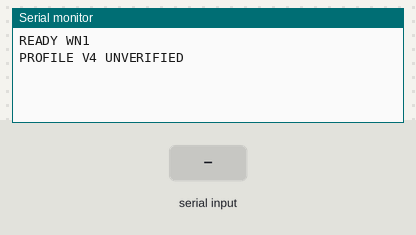
Recording of a sketch running on a simulated Arduino Uno, built with avr-gcc and run on an emulated ATmega328P. Shown: the last lines printed to the serial monitor. The inputs (shaded band) are chosen by the test bench.

Above: at 1.2 s.
1.3 s: "S,1\n" received over Serial
At 2.5 s:
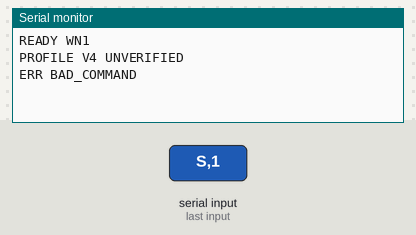
2.8 s: "S\n" received over Serial
At 3.8 s:
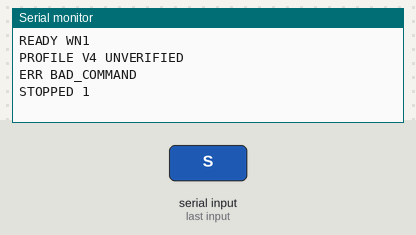
4.3 s: "E\n" received over Serial
At 4.9 s:
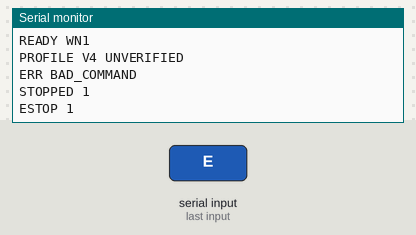

Measured:
- after the input at 1.3 s, the serial monitor: prints a new line at once (image 1)
- after the input at 2.8 s, the serial monitor: prints a new line at once (image 2)
- after the input at 4.3 s, the serial monitor: prints a new line at once (image 3)

The sketch:

rover_bridge.ino
```cpp
/* W.A.R.M wheels WN1 bridge -- Arduino Uno, no external libraries.
 * DEMONSTRATION ONLY. Verify your exact motor board before selecting a profile.
 * A software stop removes drive; it is not a mechanical brake or safety relay.
 */
#include <Arduino.h>
#include <stdlib.h>
#include <string.h>
#include <errno.h>

#define PROFILE_DISABLED 0
#define PROFILE_ELEGOO_V4 1
#define PROFILE_L298N_CUSTOM 2

// User-confirmed V4 kit. Keep verification OFF until raised-wheel checks.
// Set HARDWARE_VERIFIED to 1 only after reading docs/hardware.md.
#ifndef MOTOR_PROFILE
#define MOTOR_PROFILE PROFILE_ELEGOO_V4
#endif
#ifndef HARDWARE_VERIFIED
#define HARDWARE_VERIFIED 0
#endif

// For a custom L298N only: replace -1 with your VERIFIED wiring.
#ifndef L298_LEFT_PWM
#define L298_LEFT_PWM -1
#endif
#ifndef L298_LEFT_IN1
#define L298_LEFT_IN1 -1
#endif
#ifndef L298_LEFT_IN2
#define L298_LEFT_IN2 -1
#endif
#ifndef L298_RIGHT_PWM
#define L298_RIGHT_PWM -1
#endif
#ifndef L298_RIGHT_IN1
#define L298_RIGHT_IN1 -1
#endif
#ifndef L298_RIGHT_IN2
#define L298_RIGHT_IN2 -1
#endif

// Adjust only with the wheels raised after testing one side at a time.
#define INVERT_LEFT 0
#define INVERT_RIGHT 0

#if HARDWARE_VERIFIED == 1
#define ACTIVE_MOTOR_PROFILE MOTOR_PROFILE
#else
#define ACTIVE_MOTOR_PROFILE PROFILE_DISABLED
#endif
#if MOTOR_PROFILE < 0 || MOTOR_PROFILE > 2
#error "Unknown motor profile."
#endif

#if ACTIVE_MOTOR_PROFILE == PROFILE_ELEGOO_V4
// ELEGOO official V4.0-New DeviceDriverSet.h: see docs/hardware.md source.
const uint8_t LEFT_PWM = 6, RIGHT_PWM = 5;
const uint8_t LEFT_DIR = 8, RIGHT_DIR = 7, STBY = 3;
#elif ACTIVE_MOTOR_PROFILE == PROFILE_L298N_CUSTOM
const uint8_t LEFT_PWM = L298_LEFT_PWM, RIGHT_PWM = L298_RIGHT_PWM;
const uint8_t LEFT_IN1 = L298_LEFT_IN1, LEFT_IN2 = L298_LEFT_IN2;
const uint8_t RIGHT_IN1 = L298_RIGHT_IN1, RIGHT_IN2 = L298_RIGHT_IN2;
#define VALID_PWM(p) ((p)==3 || (p)==5 || (p)==6 || (p)==9 || (p)==10 || (p)==11)
#define VALID_PIN(p) ((p)>=2 && (p)<=19)
static_assert(VALID_PWM(L298_LEFT_PWM) && VALID_PWM(L298_RIGHT_PWM), "Set verified Uno PWM pins (not pins 0/1).");
static_assert(VALID_PIN(L298_LEFT_IN1) && VALID_PIN(L298_LEFT_IN2) && VALID_PIN(L298_RIGHT_IN1) && VALID_PIN(L298_RIGHT_IN2), "Set verified direction pins.");
static_assert(LEFT_PWM != RIGHT_PWM && LEFT_PWM != LEFT_IN1 && LEFT_PWM != LEFT_IN2 && LEFT_PWM != RIGHT_IN1 && LEFT_PWM != RIGHT_IN2 && RIGHT_PWM != LEFT_IN1 && RIGHT_PWM != LEFT_IN2 && RIGHT_PWM != RIGHT_IN1 && RIGHT_PWM != RIGHT_IN2 && LEFT_IN1 != LEFT_IN2 && LEFT_IN1 != RIGHT_IN1 && LEFT_IN1 != RIGHT_IN2 && LEFT_IN2 != RIGHT_IN1 && LEFT_IN2 != RIGHT_IN2 && RIGHT_IN1 != RIGHT_IN2, "Each motor pin must be distinct.");
#endif

const unsigned long WATCHDOG_MS = 350;
const unsigned long PARTIAL_LINE_MS = 100;
char lineBuffer[48];
uint8_t lineLength = 0;
bool discardLine = false, estopLatched = false, moving = false;
unsigned long lastDriveMs = 0, lastByteMs = 0;

void stopMotors() {
#if ACTIVE_MOTOR_PROFILE == PROFILE_ELEGOO_V4
  analogWrite(LEFT_PWM, 0); analogWrite(RIGHT_PWM, 0);
  digitalWrite(STBY, LOW);
#elif ACTIVE_MOTOR_PROFILE == PROFILE_L298N_CUSTOM
  analogWrite(LEFT_PWM, 0); analogWrite(RIGHT_PWM, 0);
  digitalWrite(LEFT_IN1, LOW); digitalWrite(LEFT_IN2, LOW);
  digitalWrite(RIGHT_IN1, LOW); digitalWrite(RIGHT_IN2, LOW);
#endif
  moving = false;
}

void fault(const __FlashStringHelper *reason) {
  stopMotors();
  estopLatched = true;
  Serial.print(F("ERR ")); Serial.println(reason);
}

void driveMotors(int left, int right) {
  // Remove PWM before changing direction; there is no speed/odometry feedback.
  stopMotors();
  if (INVERT_LEFT) left = -left;
  if (INVERT_RIGHT) right = -right;
#if ACTIVE_MOTOR_PROFILE == PROFILE_ELEGOO_V4
  digitalWrite(LEFT_DIR, left > 0 ? HIGH : LOW);
  digitalWrite(RIGHT_DIR, right > 0 ? HIGH : LOW);
  digitalWrite(STBY, (left || right) ? HIGH : LOW);
  analogWrite(LEFT_PWM, (abs(left) * 255L) / 100);
  analogWrite(RIGHT_PWM, (abs(right) * 255L) / 100);
#elif ACTIVE_MOTOR_PROFILE == PROFILE_L298N_CUSTOM
  digitalWrite(LEFT_IN1, left > 0 ? HIGH : LOW);
  digitalWrite(LEFT_IN2, left < 0 ? HIGH : LOW);
  digitalWrite(RIGHT_IN1, right > 0 ? HIGH : LOW);
  digitalWrite(RIGHT_IN2, right < 0 ? HIGH : LOW);
  analogWrite(LEFT_PWM, (abs(left) * 255L) / 100);
  analogWrite(RIGHT_PWM, (abs(right) * 255L) / 100);
#endif
  moving = left || right;
  lastDriveMs = millis();
}

bool parseInteger(const char *token, long minimum, long maximum, long &value) {
  if (!token || !*token) return false;
  const char *digits = token;
  if (*digits == '-') ++digits;
  if (!*digits) return false;
  for (const char *p = digits; *p; ++p) if (*p < '0' || *p > '9') return false;
  errno = 0;
  char *end;
  value = strtol(token, &end, 10);
  return errno != ERANGE && *end == '\0' && value >= minimum && value <= maximum;
}

void processLine() {
  if (strcmp(lineBuffer, "S") == 0) {
    stopMotors();
    Serial.print(F("STOPPED ")); Serial.println(estopLatched ? 1 : 0); return;
  }
  if (strcmp(lineBuffer, "E") == 0) {
    stopMotors(); estopLatched = true; Serial.println(F("ESTOP 1")); return;
  }
  if (strcmp(lineBuffer, "R") == 0) {
    stopMotors(); estopLatched = false; Serial.println(F("ESTOP 0")); return;
  }
  char *save;
  char *op = strtok_r(lineBuffer, " ", &save);
  char *seqToken = strtok_r(NULL, " ", &save);
  char *leftToken = strtok_r(NULL, " ", &save);
  char *rightToken = strtok_r(NULL, " ", &save);
  char *extra = strtok_r(NULL, " ", &save);
  long sequence, left, right;
  if (!op || strcmp(op, "M") || extra || !parseInteger(seqToken, 0, 2147483647L, sequence) || !parseInteger(leftToken, -100, 100, left) || !parseInteger(rightToken, -100, 100, right)) {
    fault(F("BAD_COMMAND")); return;
  }
#if ACTIVE_MOTOR_PROFILE == PROFILE_DISABLED
  fault(F("MOTORS_DISABLED")); return;
#endif
  if (estopLatched) { stopMotors(); Serial.println(F("ERR ESTOP")); return; }
  driveMotors((int)left, (int)right);
  Serial.print(F("ACK ")); Serial.print(sequence); Serial.print(' ');
  Serial.print(left); Serial.print(' '); Serial.println(right);
}

void setup() {
#if ACTIVE_MOTOR_PROFILE == PROFILE_ELEGOO_V4
  digitalWrite(STBY, LOW); pinMode(STBY, OUTPUT);
  digitalWrite(LEFT_PWM, LOW); digitalWrite(RIGHT_PWM, LOW);
  pinMode(LEFT_PWM, OUTPUT); pinMode(RIGHT_PWM, OUTPUT);
  pinMode(LEFT_DIR, OUTPUT); pinMode(RIGHT_DIR, OUTPUT);
#elif ACTIVE_MOTOR_PROFILE == PROFILE_L298N_CUSTOM
  digitalWrite(LEFT_PWM, LOW); digitalWrite(RIGHT_PWM, LOW);
  pinMode(LEFT_PWM, OUTPUT); pinMode(RIGHT_PWM, OUTPUT);
  pinMode(LEFT_IN1, OUTPUT); pinMode(LEFT_IN2, OUTPUT);
  pinMode(RIGHT_IN1, OUTPUT); pinMode(RIGHT_IN2, OUTPUT);
#endif
  stopMotors();
  Serial.begin(115200);
  Serial.println(F("READY WN1"));
#if ACTIVE_MOTOR_PROFILE == PROFILE_ELEGOO_V4
  Serial.println(F("PROFILE V4 VERIFIED"));
#elif ACTIVE_MOTOR_PROFILE == PROFILE_L298N_CUSTOM
  Serial.println(F("PROFILE L298N VERIFIED"));
#elif MOTOR_PROFILE == PROFILE_ELEGOO_V4
  Serial.println(F("PROFILE V4 UNVERIFIED"));
#else
  Serial.println(F("PROFILE DISABLED UNVERIFIED"));
#endif
}

void loop() {
  if (moving && (unsigned long)(millis() - lastDriveMs) >= WATCHDOG_MS) fault(F("WATCHDOG"));
  if (lineLength && (unsigned long)(millis() - lastByteMs) >= PARTIAL_LINE_MS) {
    lineLength = 0; discardLine = true; fault(F("PARTIAL_COMMAND"));
  }
  // Bounded work prevents an incoming byte flood from starving the watchdog.
  for (uint8_t count = 0; count < 32 && Serial.available(); ++count) {
    char c = (char)Serial.read(); lastByteMs = millis();
    if (c == '\n') {
      if (!discardLine) {
        lineBuffer[lineLength] = '\0';
        processLine();
      }
      lineLength = 0; discardLine = false;
    } else if (!discardLine) {
      if (c == '\r') continue; // Accept Serial Monitor CRLF.
      if (c < 32 || c > 126 || lineLength >= sizeof(lineBuffer) - 1) {
        lineLength = 0; discardLine = true; fault(F("BAD_LINE"));
      } else {
        lineBuffer[lineLength++] = c;
      }
    }
  }
}
```
